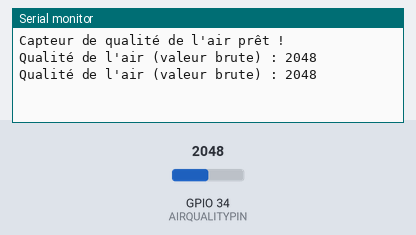
The sketch below on a simulated ESP32. Parts: the last lines printed to the serial monitor. Inputs (shaded band) come from the test bench; at power-on: GPIO 34 (AIRQUALITYPIN) = 2048.

Above: at 2.8 s.
2.9 s: GPIO 34 (AIRQUALITYPIN) set to 2866
At 4.6 s:
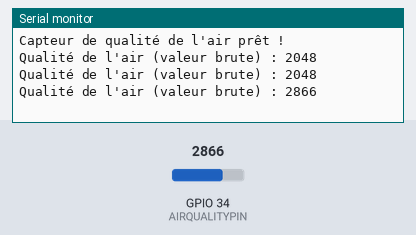
5.6 s: GPIO 34 (AIRQUALITYPIN) set to 3603
At 7.4 s:
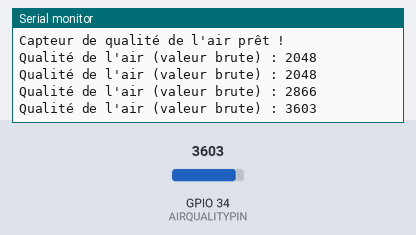
Timing chart, 0 to 8.9 s (numbered marks = the images above; inputs shaded):
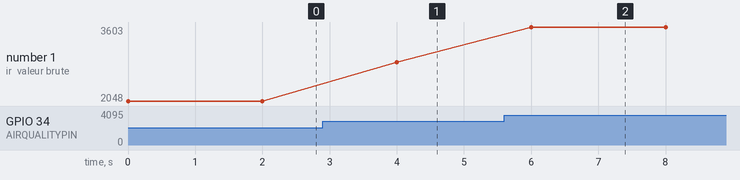

Measured:
- after the input at 2.9 s, the serial monitor: prints a new line after 1.1 s (image 1)
- after the input at 5.6 s, the serial monitor: prints a new line after 0.40 s (image 2)
- plotted number 1: 2048 → 2866 after the input at 2.9 s, 2866 → 3603 after the input at 5.6 s

The sketch:

AirQualitySensor.ino.ino
```cpp
#define AIRQUALITYPIN 34

void setup() {
  Serial.begin(115200);
  Serial.println("Capteur de qualité de l'air prêt !");
}

void loop() {
  int airQualityValue = analogRead(AIRQUALITYPIN);
  Serial.print("Qualité de l'air (valeur brute) : ");
  Serial.println(airQualityValue);
  delay(2000);
}
```
